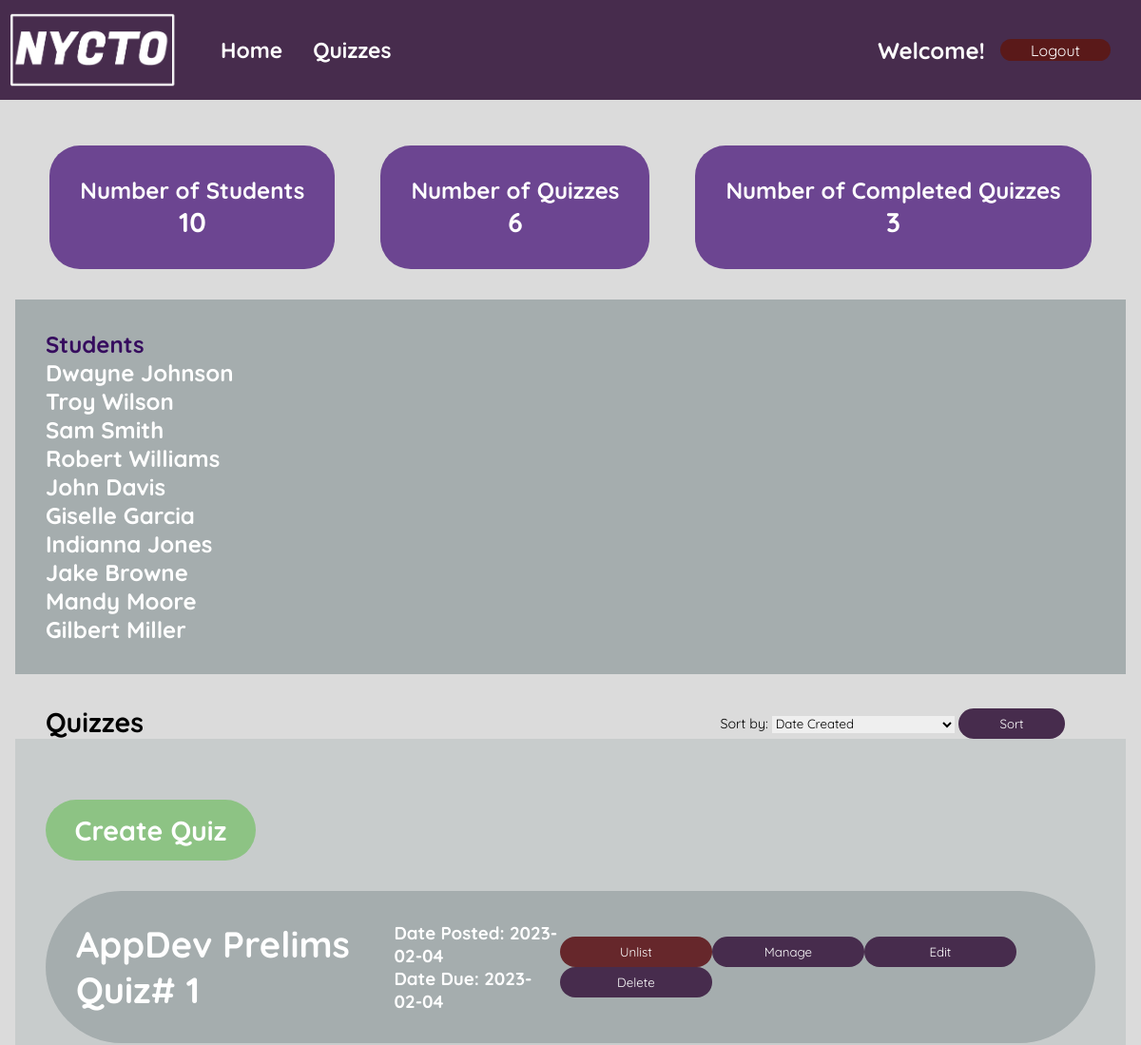
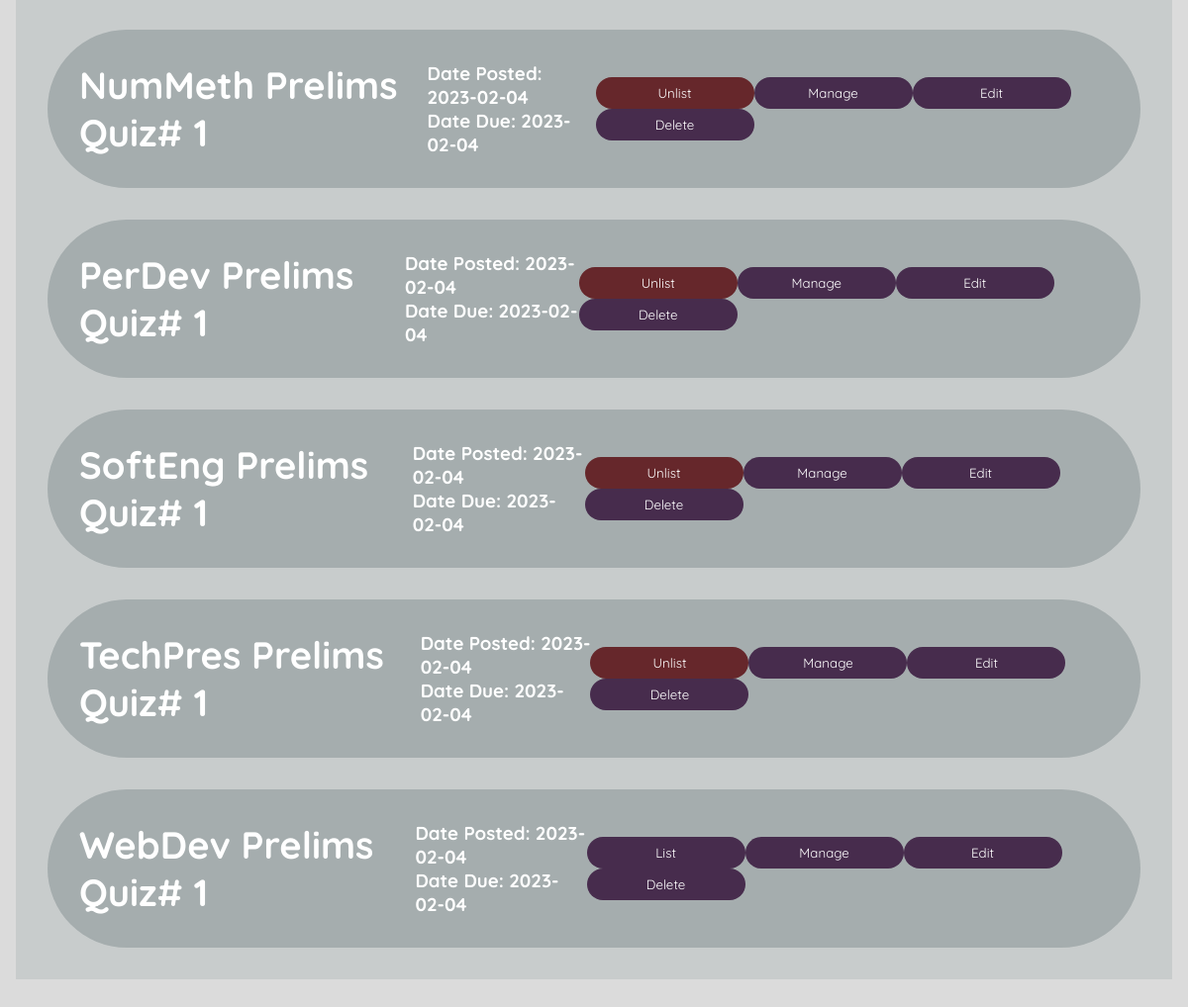
Screenshot of /teachermodule/teacherModule.php with the database file from the repository (2 pictures, top to bottom).
### tables this page shows
CREATE TABLE `quiz_list` (
  `q_name` text DEFAULT NULL,
  `q_password` text DEFAULT NULL,
  `quiz_code` text DEFAULT NULL,
  `q_display_setting` text DEFAULT NULL,
  `total_score` int(11) NOT NULL,
  `start_date` date NOT NULL,
  `end_date` date NOT NULL
);

### teachermodule/sortAlgo.php (the view)
<?php
    include "config.php";
    $sql = "";
    if (isset($_GET['dropdown']) && $_GET['dropdown'] == 'dateCreated') {
        $sql = "SELECT * FROM `quiz_list` ORDER BY `quiz_list`.`start_date` ASC";
    } elseif (isset($_GET['dropdown']) && $_GET['dropdown'] == 'listed') {
        $sql = "SELECT * FROM `quiz_list` WHERE `q_display_setting` = 'listed'";
    } elseif (isset($_GET['dropdown']) && $_GET['dropdown'] == 'unlisted'){
        $sql = "SELECT * FROM `quiz_list` WHERE `q_display_setting` = 'unlisted'";
    } elseif (isset($_GET['dropdown']) && $_GET['dropdown'] == 'subjectNum'){
        $sql = "SELECT * FROM `quiz_list` WHERE `quiz_code` LIKE 'nmqs%'";
    } elseif (isset($_GET['dropdown']) && $_GET['dropdown'] == 'subjectTech'){
        $sql = "SELECT * FROM `quiz_list` WHERE `quiz_code` LIKE 'tpqs%'";
    } elseif (isset($_GET['dropdown']) && $_GET['dropdown'] == 'subjectPer'){
        $sql = "SELECT * FROM `quiz_list` WHERE `quiz_code` LIKE 'pdqs%'";
    } elseif (isset($_GET['dropdown']) && $_GET['dropdown'] == 'subjectApp'){
        $sql = "SELECT * FROM `quiz_list` WHERE `quiz_code` LIKE 'adqs%'";
    } elseif (isset($_GET['dropdown']) && $_GET['dropdown'] == 'subjectWeb'){
        $sql = "SELECT * FROM `quiz_list` WHERE `quiz_code` LIKE 'wdqs%'";
    } elseif (isset($_GET['dropdown']) && $_GET['dropdown'] == 'subjectSoft'){
        $sql = "SELECT * FROM `quiz_list` WHERE `quiz_code` LIKE 'seqs%'";
    } else {
        $sql = "SELECT * FROM `quiz_list` ORDER by `q_name` ASC";
    }
    $result = mysqli_query($connection, $sql);
    while ($row = $result->fetch_assoc()) {
        $quiz_code_url = urlencode($row['q_name']);
        echo "<div class='quizzes' id='quizzes'>";
            echo "<div class='left_Section'>";
                echo "<h2 class='Subject'><a href='teacherViewQuiz.php?quiz_code=" .$row['quiz_code']."&q_name=" . $quiz_code_url . "' style='text-decoration: none;'>" . $row['q_name'] . "</a></h2>";
            echo "</div>";
            echo "<div class='date'>";
                echo "<h3 class='datePosted'> Date Posted: " . $row['start_date'] . "</h2>";
                echo "<h3 class='dateQuiz'> Date Due: " . $row['end_date'] . "</h2>";
            echo "</div>";
            echo "<div class='right_Section'>";
                if ($row['q_display_setting'] == "listed" || $row['q_display_setting'] == ""){
                    echo "<button class='list'><a href=unlist.php?quiz_code=" .$row['quiz_code']." style='text-decoration: none;'> Unlist </a></button>";
                } else if($row['q_display_setting'] == "unlisted")
                    echo "<button class='unnlist'><a href=list.php?quiz_code=" .$row['quiz_code']." style='text-decoration: none;'> List </a></button>";
                echo "<button class='Manage'><a href=teacherManageQuestions.php?quiz_code=" . $row['quiz_code'] . " style='text-decoration: none; color: white;'> Manage </a></button>";
                echo "<button class='Edit'><a href=teacherEditQuiz.php?quiz_code=" . $row['quiz_code'] . " style='text-decoration: none; color: white;'>Edit</a></button>";
                echo "<button class='Delete'><a onClick=\"javascript: return confirm('Are you sure you want to delete?');\" href=deleteQuizList.php?quiz_code=" .$row['quiz_code']. " style='text-decoration: none; '> Delete </a></button>";
            echo "</div>";
        echo "</div>";
    }
?>

### teachermodule/styles/teacherModule.css (style rules this page uses)
* { margin: 0; border: 0; font-family: var(--fnt-Quicksand); }
html { scroll-behavior: smooth; }
body { background-color: var(--clr-background); }
a { text-decoration: none; color: white; transition: text-decoration 0.17s ease-in-out; }

### teachermodule/styles/teacherQuizzes.css (style rules this page uses)
body { background-color: var(--clr-background); width: 100vw; }
.quizzes { display: flex; align-items: center; justify-content: space-between; background-color: #A5ADAE; padding: 2rem; border-radius: 5rem; color: white; }
.quizzes .left_Section { display: flex; column-gap: 2rem; align-items: center; }
.quizzes .left_Section h2 { color: #BFF2BE; font-size: 4ch; }
.quizzes .right_Section { margin-right: 2rem; }
.quizzes .right_Section > * { width: 10rem; height: 2rem; border-radius: 2rem; cursor: pointer; }
.quizzes .right_Section > * { background-color: #472C4D; color: white; }
.quizzes .right_Section .list { background-color: #66272b; }

### rows the page displays
quiz_list: q_name "AppDev Prelims Quiz# 1", start_date "2023-02-04", end_date "2023-02-04"
quiz_list: q_name "NumMeth Prelims Quiz# 1", start_date "2023-02-04", end_date "2023-02-04"
quiz_list: q_name "PerDev Prelims Quiz# 1", start_date "2023-02-04", end_date "2023-02-04"
quiz_list: q_name "SoftEng Prelims Quiz# 1", start_date "2023-02-04", end_date "2023-02-04"
quiz_list: q_name "TechPres Prelims Quiz# 1", start_date "2023-02-04", end_date "2023-02-04"
quiz_list: q_name "WebDev Prelims Quiz# 1", start_date "2023-02-04", end_date "2023-02-04"

### other values shown
$countStudents "10"
$countQuizList "6"
$countCompletedQuiz "3"
$row['fullname'] "Dwayne Johnson"
$row['fullname'] "Troy Wilson"
$row['fullname'] "Sam Smith"
$row['fullname'] "Robert Williams"
$row['fullname'] "John Davis"
$row['fullname'] "Giselle Garcia"
$row['fullname'] "Indianna Jones"
$row['fullname'] "Jake Browne"
$row['fullname'] "Mandy Moore"
$row['fullname'] "Gilbert Miller"
